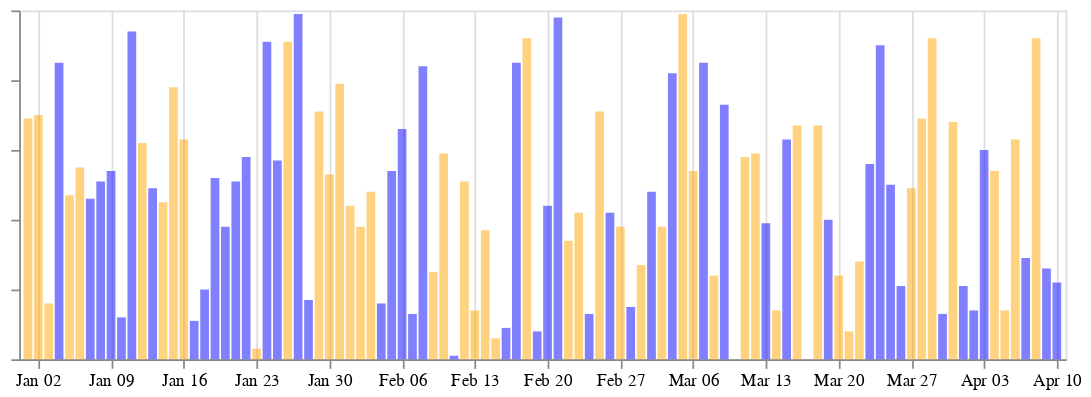

The notebook cell saved with this chart:
### Code cell
import altair as alt
import pandas as pd
import numpy as np

# Example data
data = pd.DataFrame({
    'scene_datetime': pd.date_range(start='1/1/2022', periods=100),
    'count': np.random.randint(0, 100, size=100),
    'category': np.random.choice(['A', 'B'], size=100)  # Two categories for different histograms
})

# Create the first histogram for category A
hist_a = alt.Chart(data[data['category'] == 'A']).mark_bar(color='blue', opacity=0.5).encode(
    x=alt.X('scene_datetime:T', title=''),
    y=alt.Y('count:Q', title=''),
    tooltip=['scene_datetime', 'count']
).properties(height=200, width=600)

# Create the second histogram for category B
hist_b = alt.Chart(data[data['category'] == 'B']).mark_bar(color='orange', opacity=0.5).encode(
    x=alt.X('scene_datetime:T', title=''),
    y=alt.Y('count:Q', title=''),
    tooltip=['scene_datetime', 'count']
).properties(height=200, width=600)

# Overlay the two histograms
overlay = alt.layer(hist_a, hist_b).configure_axisY(grid=False, labels=False)

overlay

### Figure 1 — Vega-Lite specification as saved in the notebook (floating-point values rounded to 4 significant figures)
{"config": {"view": {"continuousWidth": 300, "continuousHeight": 300}, "axisY": {"grid": false, "labels": false}}, "layer": [{"data": {"name": "data-8e8a3a0dfd813e6bc511c46182e23839"}, "mark": {"type": "bar", "color": "blue", "opacity": 0.5}, "encoding": {"tooltip": [{"field": "scene_datetime", "type": "temporal"}, {"field": "count", "type": "quantitative"}], "x": {"field": "scene_datetime", "title": "", "type": "temporal"}, "y": {"field": "count", "title": "", "type": "quantitative"}}}, {"data": {"name": "data-cb4f5a06694cc178a9277e8d662bf3b0"}, "mark": {"type": "bar", "color": "orange", "opacity": 0.5}, "encoding": {"tooltip": [{"field": "scene_datetime", "type": "temporal"}, {"field": "count", "type": "quantitative"}], "x": {"field": "scene_datetime", "title": "", "type": "temporal"}, "y": {"field": "count", "title": "", "type": "quantitative"}}}], "height": 200, "width": 600, "$schema": "https://vega.github.io/schema/vega-lite/v5.17.0.json", "datasets": {"data-8e8a3a0dfd813e6bc511c46182e23839": [{"scene_datetime": "2022-01-04T00:00:00", "count": 85, "category": "A"}, {"scene_datetime": "2022-01-07T00:00:00", "count": 46, "category": "A"}, {"scene_datetime": "2022-01-08T00:00:00", "count": 51, "category": "A"}, {"scene_datetime": "2022-01-09T00:00:00", "count": 54, "category": "A"}, {"scene_datetime": "2022-01-10T00:00:00", "count": 12, "category": "A"}, {"scene_datetime": "2022-01-11T00:00:00", "count": 94, "category": "A"}, {"scene_datetime": "2022-01-13T00:00:00", "count": 49, "category": "A"}, {"scene_datetime": "2022-01-17T00:00:00", "count": 11, "category": "A"}, {"scene_datetime": "2022-01-18T00:00:00", "count": 20, "category": "A"}, {"scene_datetime": "2022-01-19T00:00:00", "count": 52, "category": "A"}, {"scene_datetime": "2022-01-20T00:00:00", "count": 38, "category": "A"}, {"scene_datetime": "2022-01-21T00:00:00", "count": 51, "category": "A"}, {"scene_datetime": "2022-01-22T00:00:00", "count": 58, "category": "A"}, {"scene_datetime": "2022-01-24T00:00:00", "count": 91, "category": "A"}, {"scene_datetime": "2022-01-25T00:00:00", "count": 57, "category": "A"}, {"scene_datetime": "2022-01-27T00:00:00", "count": 99, "category": "A"}, {"scene_datetime": "2022-01-28T00:00:00", "count": 17, "category": "A"}, {"scene_datetime": "2022-02-04T00:00:00", "count": 16, "category": "A"}, {"scene_datetime": "2022-02-05T00:00:00", "count": 54, "category": "A"}, {"scene_datetime": "2022-02-06T00:00:00", "count": 66, "category": "A"}, {"scene_datetime": "2022-02-07T00:00:00", "count": 13, "category": "A"}, {"scene_datetime": "2022-02-08T00:00:00", "count": 84, "category": "A"}, {"scene_datetime": "2022-02-11T00:00:00", "count": 1, "category": "A"}, {"scene_datetime": "2022-02-16T00:00:00", "count": 9, "category": "A"}, {"scene_datetime": "2022-02-17T00:00:00", "count": 85, "category": "A"}, {"scene_datetime": "2022-02-19T00:00:00", "count": 8, "category": "A"}, {"scene_datetime": "2022-02-20T00:00:00", "count": 44, "category": "A"}, {"scene_datetime": "2022-02-21T00:00:00", "count": 98, "category": "A"}, {"scene_datetime": "2022-02-24T00:00:00", "count": 13, "category": "A"}, {"scene_datetime": "2022-02-26T00:00:00", "count": 42, "category": "A"}, {"scene_datetime": "2022-02-28T00:00:00", "count": 15, "category": "A"}, {"scene_datetime": "2022-03-02T00:00:00", "count": 48, "category": "A"}, {"scene_datetime": "2022-03-04T00:00:00", "count": 82, "category": "A"}, {"scene_datetime": "2022-03-07T00:00:00", "count": 85, "category": "A"}, {"scene_datetime": "2022-03-09T00:00:00", "count": 73, "category": "A"}, {"scene_datetime": "2022-03-13T00:00:00", "count": 39, "category": "A"}, {"scene_datetime": "2022-03-15T00:00:00", "count": 63, "category": "A"}, {"scene_datetime": "2022-03-19T00:00:00", "count": 40, "category": "A"}, {"scene_datetime": "2022-03-23T00:00:00", "count": 56, "category": "A"}, {"scene_datetime": "2022-03-24T00:00:00", "count": 90, "category": "A"}, {"scene_datetime": "2022-03-25T00:00:00", "count": 50, "category": "A"}, {"scene_datetime": "2022-03-26T00:00:00", "count": 21, "category": "A"}, {"scene_datetime": "2022-03-30T00:00:00", "count": 13, "category": "A"}, {"scene_datetime": "2022-04-01T00:00:00", "count": 21, "category": "A"}, {"scene_datetime": "2022-04-02T00:00:00", "count": 14, "category": "A"}, {"scene_datetime": "2022-04-03T00:00:00", "count": 60, "category": "A"}, {"scene_datetime": "2022-04-07T00:00:00", "count": 29, "category": "A"}, {"scene_datetime": "2022-04-09T00:00:00", "count": 26, "category": "A"}, {"scene_datetime": "2022-04-10T00:00:00", "count": 22, "category": "A"}], "data-cb4f5a06694cc178a9277e8d662bf3b0": [{"scene_datetime": "2022-01-01T00:00:00", "count": 69, "category": "B"}, {"scene_datetime": "2022-01-02T00:00:00", "count": 70, "category": "B"}, {"scene_datetime": "2022-01-03T00:00:00", "count": 16, "category": "B"}, {"scene_datetime": "2022-01-05T00:00:00", "count": 47, "category": "B"}, {"scene_datetime": "2022-01-06T00:00:00", "count": 55, "category": "B"}, {"scene_datetime": "2022-01-12T00:00:00", "count": 62, "category": "B"}, {"scene_datetime": "2022-01-14T00:00:00", "count": 45, "category": "B"}, {"scene_datetime": "2022-01-15T00:00:00", "count": 78, "category": "B"}, {"scene_datetime": "2022-01-16T00:00:00", "count": 63, "category": "B"}, {"scene_datetime": "2022-01-23T00:00:00", "count": 3, "category": "B"}, {"scene_datetime": "2022-01-26T00:00:00", "count": 91, "category": "B"}, {"scene_datetime": "2022-01-29T00:00:00", "count": 71, "category": "B"}, {"scene_datetime": "2022-01-30T00:00:00", "count": 53, "category": "B"}, {"scene_datetime": "2022-01-31T00:00:00", "count": 79, "category": "B"}, {"scene_datetime": "2022-02-01T00:00:00", "count": 44, "category": "B"}, {"scene_datetime": "2022-02-02T00:00:00", "count": 38, "category": "B"}, {"scene_datetime": "2022-02-03T00:00:00", "count": 48, "category": "B"}, {"scene_datetime": "2022-02-09T00:00:00", "count": 25, "category": "B"}, {"scene_datetime": "2022-02-10T00:00:00", "count": 59, "category": "B"}, {"scene_datetime": "2022-02-12T00:00:00", "count": 51, "category": "B"}, {"scene_datetime": "2022-02-13T00:00:00", "count": 14, "category": "B"}, {"scene_datetime": "2022-02-14T00:00:00", "count": 37, "category": "B"}, {"scene_datetime": "2022-02-15T00:00:00", "count": 6, "category": "B"}, {"scene_datetime": "2022-02-18T00:00:00", "count": 92, "category": "B"}, {"scene_datetime": "2022-02-22T00:00:00", "count": 34, "category": "B"}, {"scene_datetime": "2022-02-23T00:00:00", "count": 42, "category": "B"}, {"scene_datetime": "2022-02-25T00:00:00", "count": 71, "category": "B"}, {"scene_datetime": "2022-02-27T00:00:00", "count": 38, "category": "B"}, {"scene_datetime": "2022-03-01T00:00:00", "count": 27, "category": "B"}, {"scene_datetime": "2022-03-03T00:00:00", "count": 38, "category": "B"}, {"scene_datetime": "2022-03-05T00:00:00", "count": 99, "category": "B"}, {"scene_datetime": "2022-03-06T00:00:00", "count": 54, "category": "B"}, {"scene_datetime": "2022-03-08T00:00:00", "count": 24, "category": "B"}, {"scene_datetime": "2022-03-10T00:00:00", "count": 0, "category": "B"}, {"scene_datetime": "2022-03-11T00:00:00", "count": 58, "category": "B"}, {"scene_datetime": "2022-03-12T00:00:00", "count": 59, "category": "B"}, {"scene_datetime": "2022-03-14T00:00:00", "count": 14, "category": "B"}, {"scene_datetime": "2022-03-16T00:00:00", "count": 67, "category": "B"}, {"scene_datetime": "2022-03-17T00:00:00", "count": 0, "category": "B"}, {"scene_datetime": "2022-03-18T00:00:00", "count": 67, "category": "B"}, {"scene_datetime": "2022-03-20T00:00:00", "count": 24, "category": "B"}, {"scene_datetime": "2022-03-21T00:00:00", "count": 8, "category": "B"}, {"scene_datetime": "2022-03-22T00:00:00", "count": 28, "category": "B"}, {"scene_datetime": "2022-03-27T00:00:00", "count": 49, "category": "B"}, {"scene_datetime": "2022-03-28T00:00:00", "count": 69, "category": "B"}, {"scene_datetime": "2022-03-29T00:00:00", "count": 92, "category": "B"}, {"scene_datetime": "2022-03-31T00:00:00", "count": 68, "category": "B"}, {"scene_datetime": "2022-04-04T00:00:00", "count": 54, "category": "B"}, {"scene_datetime": "2022-04-05T00:00:00", "count": 14, "category": "B"}, {"scene_datetime": "2022-04-06T00:00:00", "count": 63, "category": "B"}, {"scene_datetime": "2022-04-08T00:00:00", "count": 92, "category": "B"}]}}
